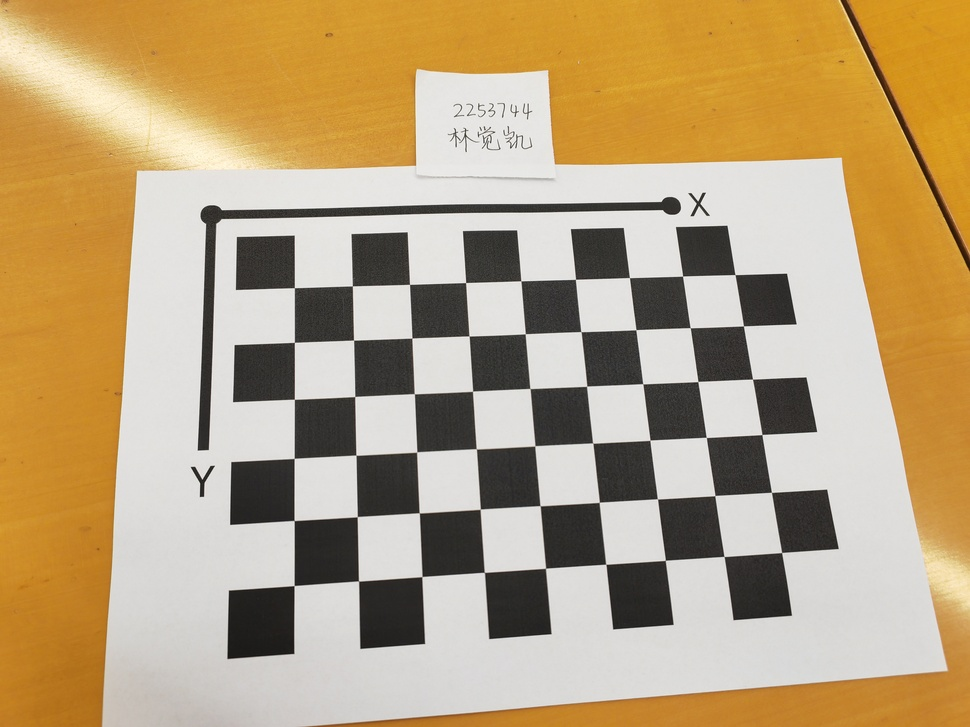
#> input picture Assignment2/Assignment2-all/Problem4/calibration/1.jpg, 970 x 727 px, shrunk from 4096 x 3072 before the run; its folder holds only this picture in this run
$ jupyter execute Problem4.ipynb
#> lines starting #> are read from the running program, lines starting #| are printed output that depends on the picture; after the words box and inside, x2 and y2 are one past the last pixel; in counts of white or black regions, pixels touching at a corner belong together; long printed decimals are rounded
## First, we need to calibrate the camera to get the intrinsic parameters.

[cell 1]
import cv2
import numpy as np
import glob

def calibrateCamera(calibrationImagesPath, square_size=0.018):
    # Set the size of the chessboard (number of inner corners)
#> called with calibrationImagesPath = 'calibration', square_size = 0.018
    chessboardSize = (9, 6)

    # Prepare 3D points of the chessboard (3D object points)
    objP = np.zeros((chessboardSize[0] * chessboardSize[1], 3), np.float32)

    # Generate the 3D points for the chessboard (multiply by square_size to scale it)
    objP[:, :2] = np.mgrid[0:chessboardSize[0], 0:chessboardSize[1]].T.reshape(-1, 2)
    objP *= square_size  # Apply the square_size to convert to real-world coordinates

    # Store 3D points and 2D points of all images
    objPoints = []  # 3D points in the real world
    imgPoints = []  # 2D points in the image

    # Read all calibration images
    images = glob.glob(calibrationImagesPath + '/*.jpg')
    for fName in images:
        img = cv2.imread(fName)
#> img is the input picture: shape (727, 970, 3); mean B, G, R 124.6, 162.4, 185.6
        gray = cv2.cvtColor(img, cv2.COLOR_BGR2GRAY)
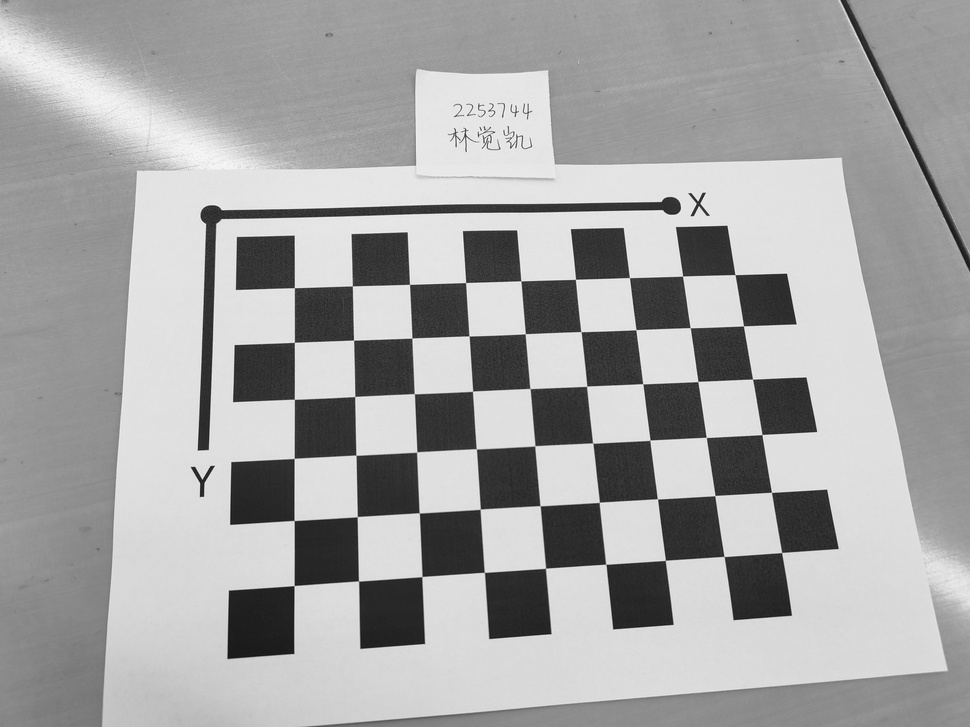
#> gray: shape (727, 970); min 18, max 255, mean 165

        # Find chessboard corners
        ret, corners = cv2.findChessboardCorners(gray, chessboardSize, None)
#> ret = True; corners = 54 rows, first 8: [294.4, 287.7], [352.3, 286], [409.5, 284.4], [465.6, 282.5], [520.9, 280.9], [575.5, 279.3], [629.5, 277.6], [682.5, 276.1]

        if ret:
            objPoints.append(objP)
            imgPoints.append(corners)

            # Visualize corners
            cv2.drawChessboardCorners(img, chessboardSize, corners, ret)
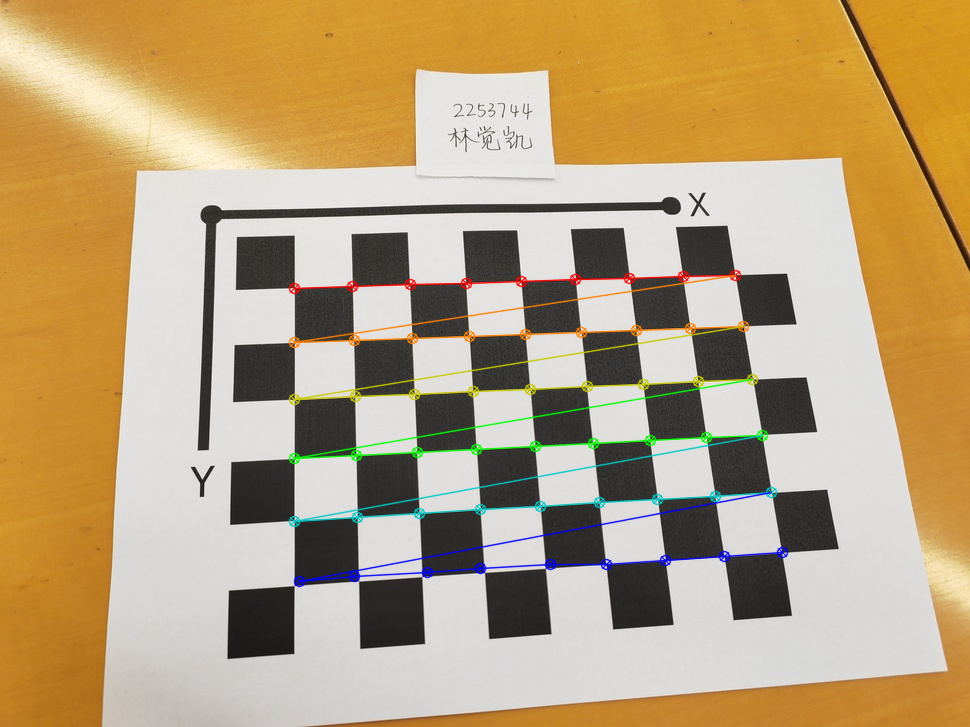
#> img: shape (727, 970, 3); 2.76% of pixels changed, all inside (x1, y1, x2, y2) = (288, 269, 789, 588)
            cv2.imshow('img', img)
            cv2.waitKey(100)

    cv2.destroyAllWindows()

    # Calibrate the camera
    ret, cameraMatrix, distCoeffs, rvecs, tvecs = cv2.calibrateCamera(
        objPoints, imgPoints, gray.shape[::-1], None, None
    )
#> ret = 1.64; cameraMatrix = [[423.8, 0, 401.7], [0, 402, 324.2], [0, 0, 1]]; distCoeffs = [[-0.0506, 0.0633, 0.00139, -0.00231, -0.0259]]; rvecs = ([-0.143, -0.0325, -0.0399],); tvecs = ([-0.0337, -0.0119, 0.132],)

    return cameraMatrix, distCoeffs

# Use the function
calibrationImagesPath = 'calibration'
# 0.018m is the size of the square in the calibration images
cameraMatrix, distCoeffs = calibrateCamera(calibrationImagesPath, square_size=0.018)
#> cameraMatrix = [[423.8, 0, 401.7], [0, 402, 324.2], [0, 0, 1]]; distCoeffs = [[-0.0506, 0.0633, 0.00139, -0.00231, -0.0259]]

print("Camera intrinsic matrix:\n", cameraMatrix)
#| Camera intrinsic matrix:
#|  [[423.760   0.         401.665]
#|  [  0.         402.016 324.242]
#|  [  0.           0.           1.        ]]
print("Distortion coefficients:\n", distCoeffs)
#| Distortion coefficients:
#|  [[-0.05062  0.06334  0.001394 -0.002308  -0.02593]]

# Then, generate the bird's-eye view of the input image.

[cell 2]
import cv2
import numpy as np
from matplotlib import pyplot as plt

def generateBirdseyeView(inputImagePath, outputImagePath, cameraMatrix, distCoeffs):
    # Read the input image
#> called with inputImagePath = 'birdview/input.jpg', outputImagePath = 'birdview/output.jpg', cameraMatrix = array of shape (3, 3), distCoeffs = array of shape (1, 5)
    image = cv2.imread(inputImagePath)
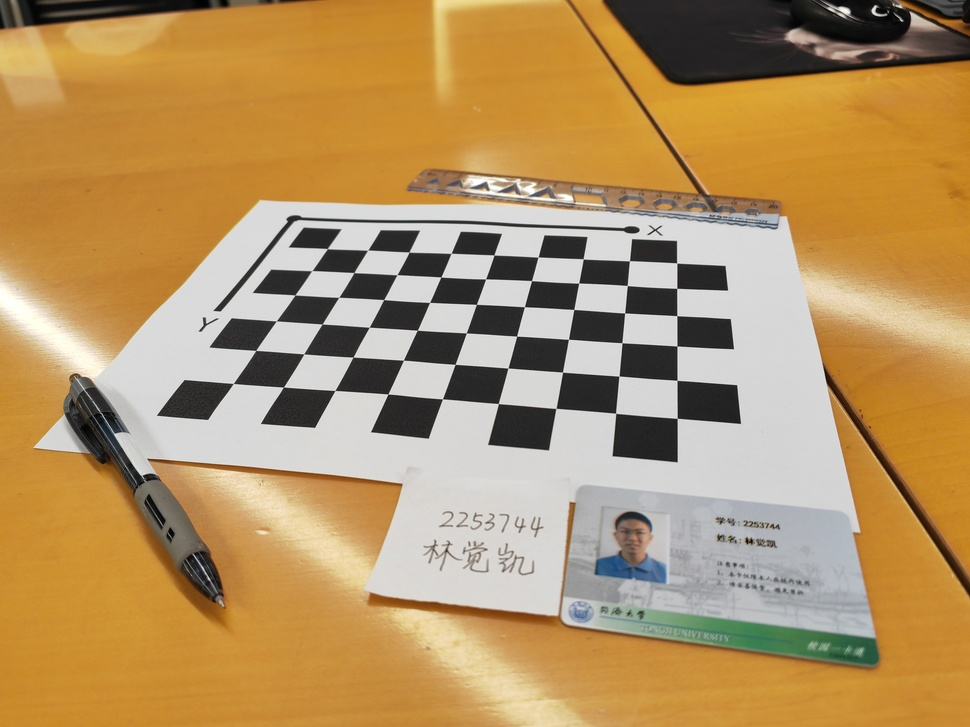
#> input picture Assignment2/Assignment2-all/Problem4/birdview/input.jpg, 970 x 727 px, shrunk from 4096 x 3072 before the run
#> image is the input picture: shape (727, 970, 3); mean B, G, R 99, 147.6, 180.2
    if image is None:
        print("Unable to read the input image. Please check the path.")
        return

    # Undistort the image
    h, w = image.shape[:2]
#> h = 727; w = 970
    imageUndistorted = cv2.undistort(image, cameraMatrix, distCoeffs, None)
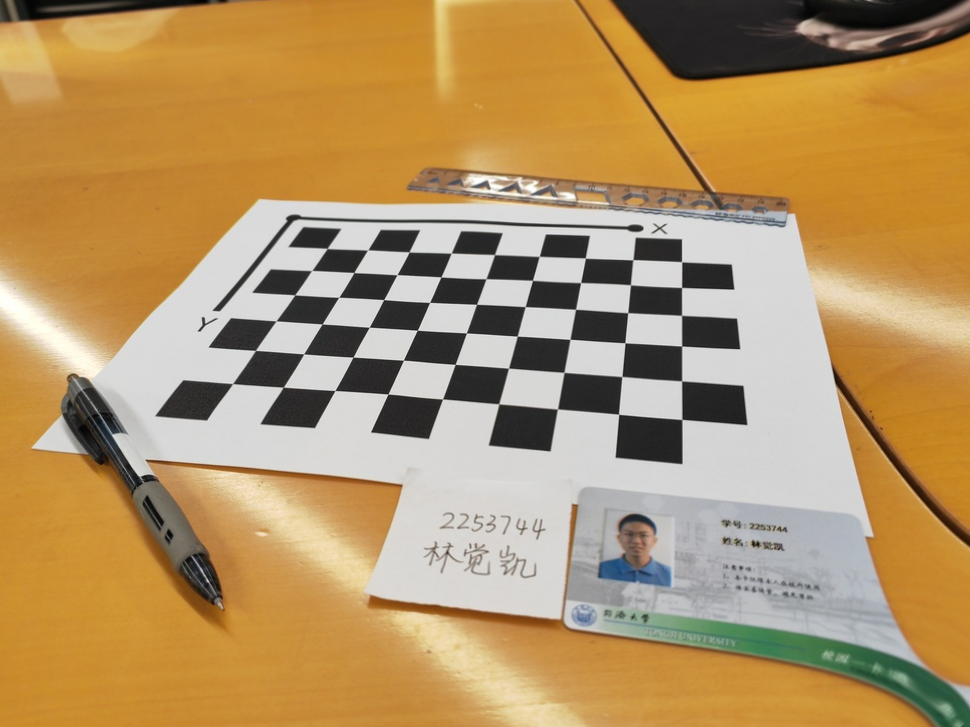
#> imageUndistorted: shape (727, 970, 3); mean B, G, R 100.8, 148.4, 180.1

    # Chessboard size
    chessboardSize = (9, 6)

    # Find chessboard corners
    gray = cv2.cvtColor(imageUndistorted, cv2.COLOR_BGR2GRAY)
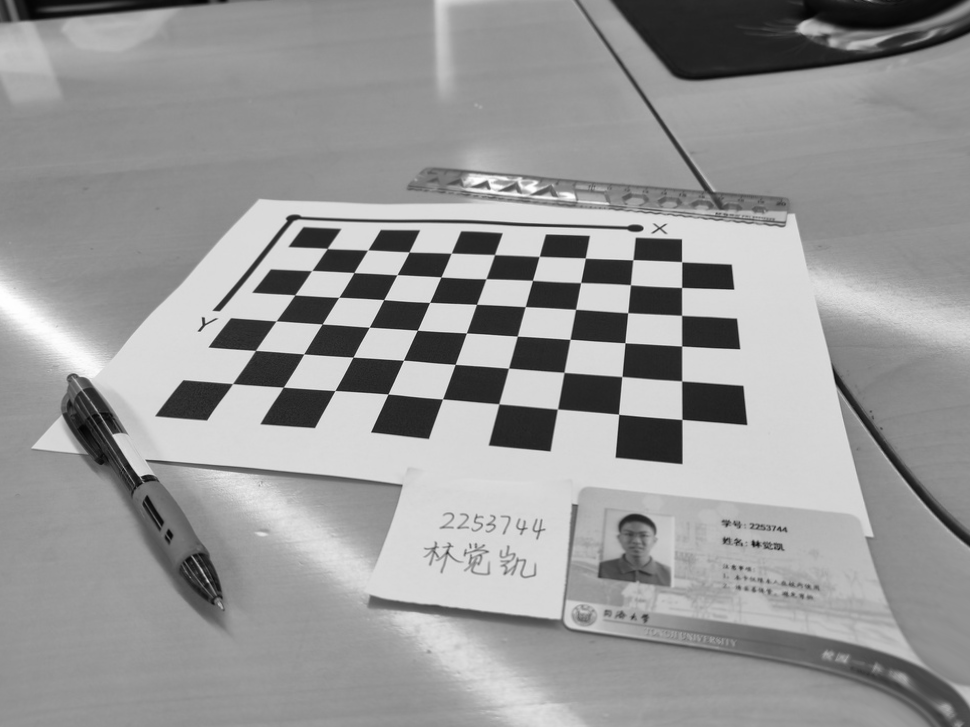
#> gray: shape (727, 970); min 2, max 255, mean 152.5
    ret, corners = cv2.findChessboardCorners(gray, chessboardSize, None)
#> ret = True; corners = 54 rows, first 8: [327.3, 248.5], [367.6, 250], [409.1, 252], [451.2, 253.2], [494.5, 254.6], [539.3, 256.4], [585.3, 258], [632.9, 259.7]

    if not ret:
        print("Failed to find chessboard corners, please check the input image.")
        return

    # Use the four corners of the chessboard as source points
    srcPoints = np.float32([corners[0], corners[chessboardSize[0]-1],
                            corners[-chessboardSize[0]], corners[-1]])
#> srcPoints = [[327.3, 248.5], [681.6, 261.7], [232.5, 383.6], [681.9, 419.4]]

    # Adjust destination points to keep the top-left corner in the original position
    leftTop = corners[0].ravel() * 4
#> leftTop = [1309.1, 993.8]
    dstPoints = np.float32([leftTop,
                            [leftTop[0] + w, leftTop[1]],
                            [leftTop[0], leftTop[1] + h],
                            [leftTop[0] + w, leftTop[1] + h]])
#> dstPoints = [[1309.1, 993.8], [2279.1, 993.8], [1309.1, 1720.8], [2279.1, 1720.8]]

    # Compute the homography matrix and apply perspective transformation
    H = cv2.getPerspectiveTransform(srcPoints, dstPoints)
#> H = [[8.12, 12.23, -2406.1], [-0.0833, 22.05, -2953.4], [0.000545, 0.00537, 1]]
    print("Homography matrix:\n", H)  # Output the homography matrix
#| Homography matrix:
#|  [[ 8.12076710e+00  1.22270752e+01 -2.40611582e+03]
#|  [-8.33192793e-02  2.20478185e+01 -2.95337236e+03]
#|  [ 5.44562397e-04  5.37152648e-03  1.00000000e+00]]
    birdImage = cv2.warpPerspective(imageUndistorted, H, (w*4, h*4))
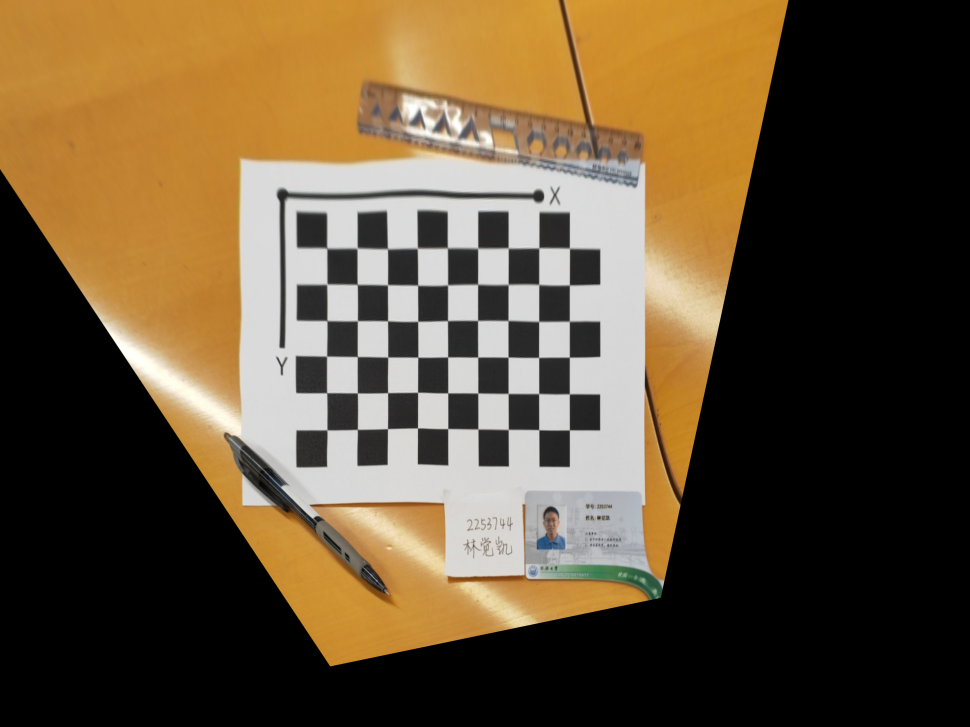
#> birdImage: shape (2908, 3880, 3) (shown at 1/4 size); mean B, G, R 56.3, 82, 99.9

    # Save the bird's-eye view image
    cv2.imwrite(outputImagePath, birdImage)

    # Display the original and bird's-eye view images
    plt.figure(figsize=(10, 5))
    plt.subplot(1, 2, 1)
    plt.title('Original Image')
    plt.imshow(cv2.cvtColor(imageUndistorted, cv2.COLOR_BGR2RGB))
    plt.axis('off')

    plt.subplot(1, 2, 2)
    plt.title('Bird\'s-eye View')
    plt.imshow(cv2.cvtColor(birdImage, cv2.COLOR_BGR2RGB))
    plt.axis('off')

    plt.show()
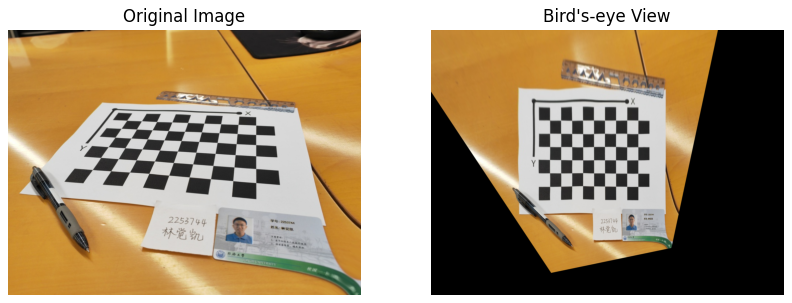
#> figure drawn by matplotlib, 2 panels

# Use the function
inputImagePath = 'birdview/input.jpg'
outputImagePath = 'birdview/output.jpg'
generateBirdseyeView(inputImagePath, outputImagePath, cameraMatrix, distCoeffs)
